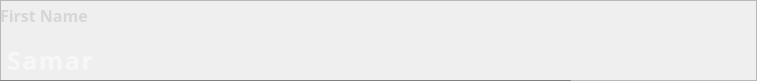
          <widget class="QFrame" name="FN">
           <property name="geometry">
            <rect>
             <x>10</x>
             <y>170</y>
             <width>757</width>
             <height>81</height>
            </rect>
           </property>
           <property name="styleSheet">
            <string notr="true">border-bottom: 1px solid white;</string>
           </property>
           <property name="frameShape">
            <enum>QFrame::StyledPanel</enum>
           </property>
           <property name="frameShadow">
            <enum>QFrame::Raised</enum>
           </property>
           <widget class="QLabel" name="firstnameLabel">
            <property name="geometry">
             <rect>
              <x>0</x>
              <y>0</y>
              <width>391</width>
              <height>31</height>
             </rect>
            </property>
            <property name="palette">
             <palette>
              <active>
               <colorrole role="WindowText">
                <brush brushstyle="SolidPattern">
                 <color alpha="255">
                  <red>214</red>
                  <green>214</green>
                  <blue>214</blue>
                 </color>
                </brush>
               </colorrole>
               <colorrole role="Text">
                <brush brushstyle="SolidPattern">
                 <color alpha="255">
                  <red>255</red>
                  <green>255</green>
                  <blue>255</blue>
                 </color>
                </brush>
               </colorrole>
               <colorrole role="ButtonText">
                <brush brushstyle="SolidPattern">
                 <color alpha="255">
                  <red>255</red>
                  <green>255</green>
                  <blue>255</blue>
                 </color>
                </brush>
               </colorrole>
               <colorrole role="PlaceholderText">
                <brush brushstyle="SolidPattern">
                 <color alpha="128">
                  <red>255</red>
                  <green>255</green>
                  <blue>255</blue>
                 </color>
                </brush>
               </colorrole>
              </active>
              <inactive>
               <colorrole role="WindowText">
                <brush brushstyle="SolidPattern">
                 <color alpha="255">
                  <red>214</red>
                  <green>214</green>
                  <blue>214</blue>
                 </color>
                </brush>
               </colorrole>
               <colorrole role="Text">
                <brush brushstyle="SolidPattern">
                 <color alpha="255">
                  <red>255</red>
                  <green>255</green>
                  <blue>255</blue>
                 </color>
                </brush>
               </colorrole>
               <colorrole role="ButtonText">
                <brush brushstyle="SolidPattern">
                 <color alpha="255">
                  <red>255</red>
                  <green>255</green>
                  <blue>255</blue>
                 </color>
                </brush>
               </colorrole>
               <colorrole role="PlaceholderText">
                <brush brushstyle="SolidPattern">
                 <color alpha="128">
                  <red>255</red>
                  <green>255</green>
                  <blue>255</blue>
                 </color>
                </brush>
               </colorrole>
              </inactive>
              <disabled>
               <colorrole role="WindowText">
                <brush brushstyle="SolidPattern">
                 <color alpha="255">
                  <red>120</red>
                  <green>120</green>
                  <blue>120</blue>
                 </color>
                </brush>
               </colorrole>
               <colorrole role="Text">
                <brush brushstyle="SolidPattern">
                 <color alpha="255">
                  <red>120</red>
                  <green>120</green>
                  <blue>120</blue>
                 </color>
                </brush>
               </colorrole>
               <colorrole role="ButtonText">
                <brush brushstyle="SolidPattern">
                 <color alpha="255">
                  <red>120</red>
                  <green>120</green>
                  <blue>120</blue>
                 </color>
                </brush>
               </colorrole>
               <colorrole role="PlaceholderText">
                <brush brushstyle="SolidPattern">
                 <color alpha="128">
                  <red>0</red>
                  <green>0</green>
                  <blue>0</blue>
                 </color>
                </brush>
               </colorrole>
              </disabled>
             </palette>
            </property>
            <property name="font">
             <font>
              <family>Microsoft YaHei</family>
              <pointsize>12</pointsize>
              <weight>75</weight>
              <italic>false</italic>
              <bold>true</bold>
             </font>
            </property>
            <property name="styleSheet">
             <string notr="true">border-bottom: 1px solid white;</string>
            </property>
            <property name="text">
             <string>First Name</string>
            </property>
           </widget>
           <widget class="QLineEdit" name="firstName">
            <property name="geometry">
             <rect>
              <x>0</x>
              <y>40</y>
              <width>571</width>
              <height>41</height>
             </rect>
            </property>
            <property name="minimumSize">
             <size>
              <width>0</width>
              <height>0</height>
             </size>
            </property>
            <property name="maximumSize">
             <size>
              <width>16777215</width>
              <height>16777215</height>
             </size>
            </property>
            <property name="palette">
             <palette>
              <active>
               <colorrole role="WindowText">
                <brush brushstyle="SolidPattern">
                 <color alpha="255">
                  <red>255</red>
                  <green>255</green>
                  <blue>255</blue>
                 </color>
                </brush>
               </colorrole>
               <colorrole role="Button">
                <brush brushstyle="SolidPattern">
                 <color alpha="0">
                  <red>0</red>
                  <green>0</green>
                  <blue>0</blue>
                 </color>
                </brush>
               </colorrole>
               <colorrole role="Text">
                <brush brushstyle="SolidPattern">
                 <color alpha="255">
                  <red>255</red>
                  <green>255</green>
                  <blue>255</blue>
                 </color>
                </brush>
               </colorrole>
               <colorrole role="ButtonText">
                <brush brushstyle="SolidPattern">
                 <color alpha="255">
                  <red>255</red>
                  <green>255</green>
                  <blue>255</blue>
                 </color>
                </brush>
               </colorrole>
               <colorrole role="Base">
                <brush brushstyle="SolidPattern">
                 <color alpha="0">
                  <red>0</red>
                  <green>0</green>
                  <blue>0</blue>
                 </color>
                </brush>
               </colorrole>
               <colorrole role="Window">
                <brush brushstyle="SolidPattern">
                 <color alpha="0">
                  <red>0</red>
                  <green>0</green>
                  <blue>0</blue>
                 </color>
                </brush>
               </colorrole>
               <colorrole role="PlaceholderText">
                <brush brushstyle="NoBrush">
                 <color alpha="128">
                  <red>255</red>
                  <green>255</green>
                  <blue>255</blue>
                 </color>
                </brush>
               </colorrole>
              </active>
              <inactive>
               <colorrole role="WindowText">
                <brush brushstyle="SolidPattern">
                 <color alpha="255">
                  <red>255</red>
                  <green>255</green>
                  <blue>255</blue>
                 </color>
                </brush>
               </colorrole>
               <colorrole role="Button">
                <brush brushstyle="SolidPattern">
                 <color alpha="0">
                  <red>0</red>
                  <green>0</green>
                  <blue>0</blue>
                 </color>
                </brush>
               </colorrole>
               <colorrole role="Text">
                <brush brushstyle="SolidPattern">
                 <color alpha="255">
                  <red>255</red>
                  <green>255</green>
                  <blue>255</blue>
                 </color>
                </brush>
               </colorrole>
               <colorrole role="ButtonText">
                <brush brushstyle="SolidPattern">
                 <color alpha="255">
                  <red>255</red>
                  <green>255</green>
                  <blue>255</blue>
                 </color>
                </brush>
               </colorrole>
               <colorrole role="Base">
                <brush brushstyle="SolidPattern">
                 <color alpha="0">
                  <red>0</red>
                  <green>0</green>
                  <blue>0</blue>
                 </color>
                </brush>
               </colorrole>
               <colorrole role="Window">
                <brush brushstyle="SolidPattern">
                 <color alpha="0">
                  <red>0</red>
                  <green>0</green>
                  <blue>0</blue>
                 </color>
                </brush>
               </colorrole>
               <colorrole role="PlaceholderText">
                <brush brushstyle="NoBrush">
                 <color alpha="128">
                  <red>255</red>
                  <green>255</green>
                  <blue>255</blue>
                 </color>
                </brush>
               </colorrole>
              </inactive>
              <disabled>
               <colorrole role="WindowText">
                <brush brushstyle="SolidPattern">
                 <color alpha="255">
                  <red>255</red>
                  <green>255</green>
                  <blue>255</blue>
                 </color>
                </brush>
               </colorrole>
               <colorrole role="Button">
                <brush brushstyle="SolidPattern">
                 <color alpha="0">
                  <red>0</red>
                  <green>0</green>
                  <blue>0</blue>
                 </color>
                </brush>
               </colorrole>
               <colorrole role="Text">
                <brush brushstyle="SolidPattern">
                 <color alpha="255">
                  <red>255</red>
                  <green>255</green>
                  <blue>255</blue>
                 </color>
                </brush>
               </colorrole>
               <colorrole role="ButtonText">
                <brush brushstyle="SolidPattern">
                 <color alpha="255">
                  <red>255</red>
                  <green>255</green>
                  <blue>255</blue>
                 </color>
                </brush>
               </colorrole>
               <colorrole role="Base">
                <brush brushstyle="SolidPattern">
                 <color alpha="0">
                  <red>0</red>
                  <green>0</green>
                  <blue>0</blue>
                 </color>
                </brush>
               </colorrole>
               <colorrole role="Window">
                <brush brushstyle="SolidPattern">
                 <color alpha="0">
                  <red>0</red>
                  <green>0</green>
                  <blue>0</blue>
                 </color>
                </brush>
               </colorrole>
               <colorrole role="PlaceholderText">
                <brush brushstyle="NoBrush">
                 <color alpha="128">
                  <red>255</red>
                  <green>255</green>
                  <blue>255</blue>
                 </color>
                </brush>
               </colorrole>
              </disabled>
             </palette>
            </property>
            <property name="font">
             <font>
              <family>Microsoft YaHei</family>
              <pointsize>-1</pointsize>
              <weight>75</weight>
              <bold>true</bold>
             </font>
            </property>
            <property name="styleSheet">
             <string notr="true">font-size: 25px;
letter-spacing: 1.5px;
background: transparent;
border:none;
border-bottom: 1px solid grey;
padding: 5px;
color: white;</string>
            </property>
            <property name="placeholderText">
             <string>Samar</string>
            </property>
            <property name="clearButtonEnabled">
             <bool>true</bool>
            </property>
           </widget>
           <widget class="QPushButton" name="editFirstNameButton">
            <property name="geometry">
             <rect>
              <x>570</x>
              <y>40</y>
              <width>51</width>
              <height>41</height>
             </rect>
            </property>
            <property name="text">
             <string/>
            </property>
            <property name="icon">
             <iconset>
              <normaloff>pencil.png</normaloff>pencil.png</iconset>
            </property>
            <property name="iconSize">
             <size>
              <width>20</width>
              <height>20</height>
             </size>
            </property>
            <property name="flat">
             <bool>true</bool>
            </property>
           </widget>
          </widget>
